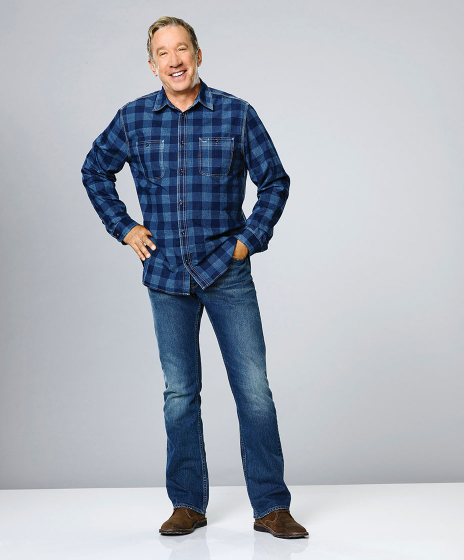
#> input picture rpi/test_imgs/inpt/person1.jpeg, 928 x 1119 px (shown at 1/2 size)
$ python pedTest.py
#> lines starting #> are read from the running program, lines starting #| are printed output that depends on the picture; after the words box and inside, x2 and y2 are one past the last pixel; in counts of white or black regions, pixels touching at a corner belong together; long printed decimals are rounded

from imutils import paths
from imutils.object_detection import non_max_suppression
import imutils
import numpy as np
import cv2

hog = cv2.HOGDescriptor()
hog.setSVMDetector(cv2.HOGDescriptor_getDefaultPeopleDetector())

imageName = "person1.jpeg"
imagePath = "../test_imgs/inpt/" + imageName
outputPath = "../test_imgs/outpt/" + imageName

image = cv2.imread(imagePath)
#> image is the input picture: shape (1119, 928, 3); mean B, G, R 185.9, 176.7, 171.3
image = imutils.resize(image, width=min(400, image.shape[1]))
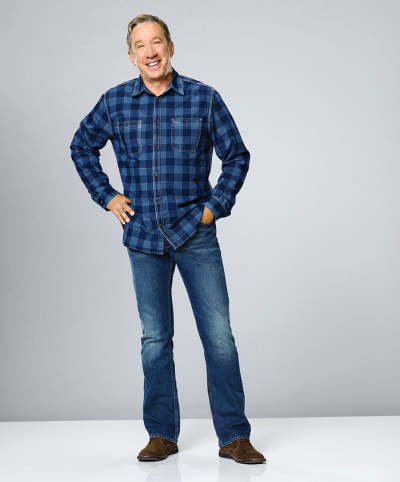
#> image: shape (482, 400, 3); mean B, G, R 185.9, 176.7, 171.3
orig = image.copy()

#cv2.imshow("testing", image)
#cv2.waitKey(0)

rects, weights = hog.detectMultiScale(image, winStride=(4, 4), padding=(8, 8), scale=1.05)
#> rects = [[115, 316, 86, 166], [68, 14, 228, 455]]; weights = [0.644, 0.276]
#print(rects)

for (x, y, w, h) in rects:
    cv2.rectangle(orig, (x, y), (x+w, y+h), (0, 0, 225), 2)
#> this loop made 2 passes
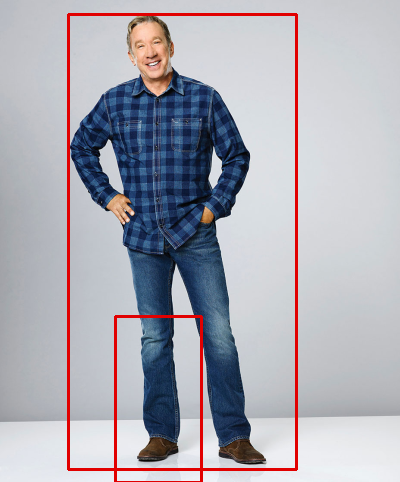
#> orig: shape (482, 400, 3); 2.8% of pixels changed, all inside (x1, y1, x2, y2) = (67, 13, 298, 482)

rects = np.array([[x, y, x+w, y+h] for (x, y, w, h) in rects])
#> rects = [[115, 316, 201, 482], [68, 14, 296, 469]]
pick = non_max_suppression(rects, probs=None, overlapThresh=0.65)
#> pick = [[115, 316, 201, 482], [68, 14, 296, 469]]

for (xA, yA, xB, yB) in pick:
    cv2.rectangle(image, (xA, yA), (xB, yB), (0, 255, 0), 2)
#> this loop made 2 passes
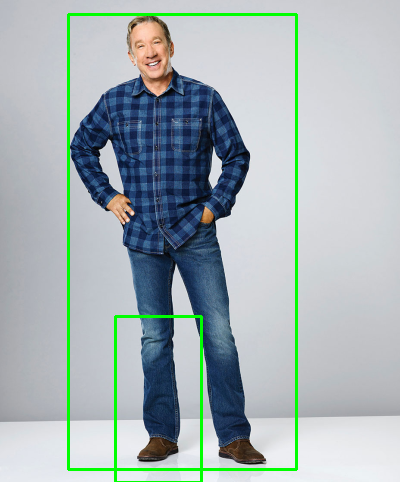
#> image: shape (482, 400, 3); 2.8% of pixels changed, all inside (x1, y1, x2, y2) = (67, 13, 298, 482)

cv2.imshow("initial", orig)
cv2.imshow("final", image)
print(weights)
#| [0.6437 0.2756]
cv2.waitKey(0)
